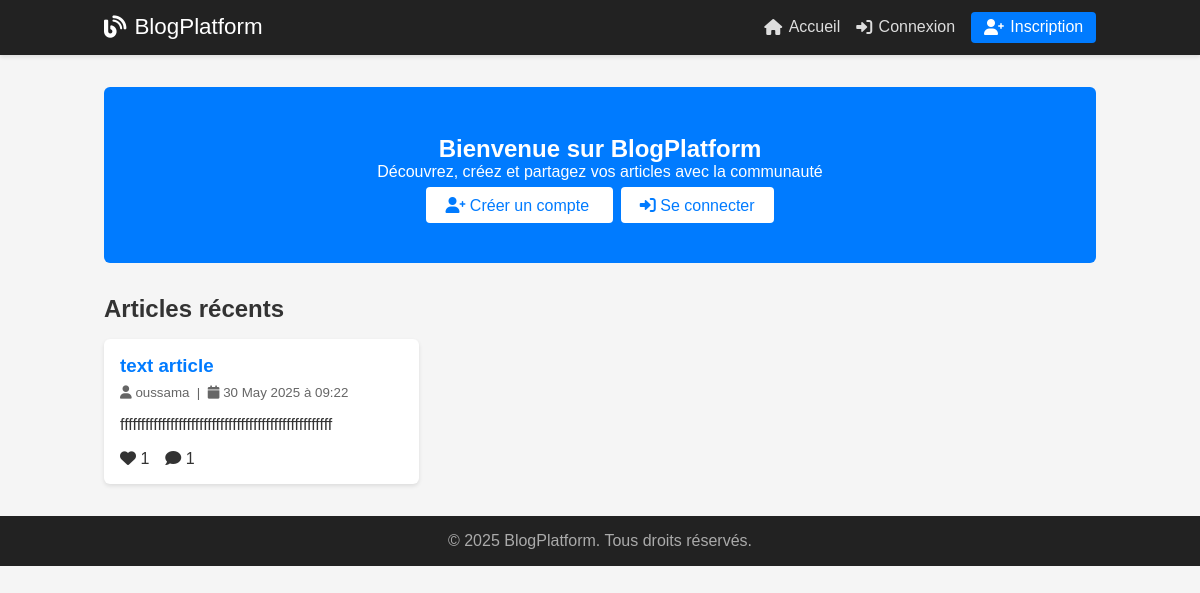
Before: / with the older database file.
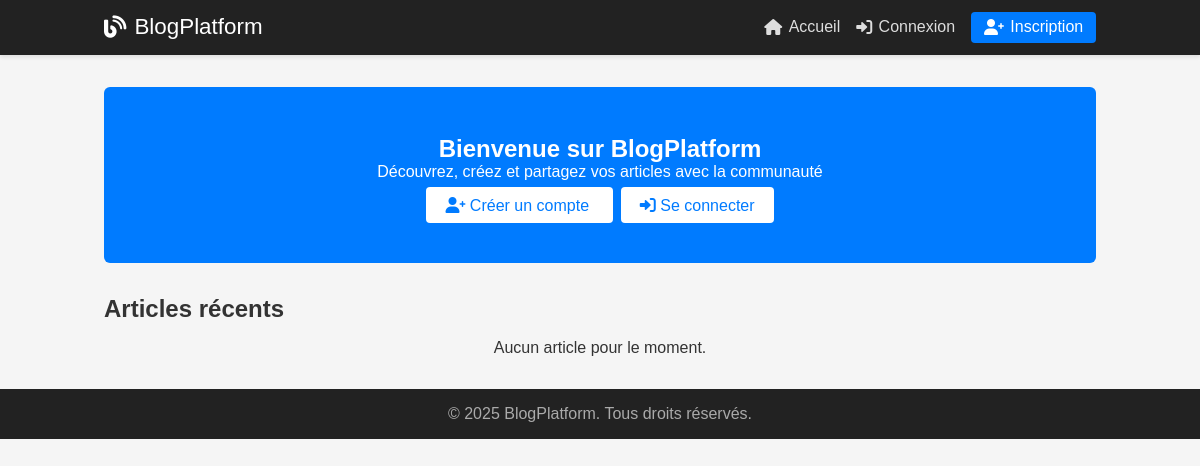
After: the same page with the newer database file.
### tables this page shows
CREATE TABLE articles (
                id INTEGER PRIMARY KEY AUTOINCREMENT,
                title TEXT NOT NULL,
                description TEXT
                content TEXT NOT NULL,
                image_filename TEXT,
                author_id INTEGER NOT NULL,
                created_at TIMESTAMP DEFAULT CURRENT_TIMESTAMP,
                updated_at TIMESTAMP DEFAULT CURRENT_TIMESTAMP,
                FOREIGN KEY (author_id) REFERENCES users (id)
            );

CREATE TABLE users (
                id INTEGER PRIMARY KEY AUTOINCREMENT,
                username TEXT UNIQUE NOT NULL,
                email TEXT UNIQUE NOT NULL,
                password_hash TEXT NOT NULL,
                created_at TIMESTAMP DEFAULT CURRENT_TIMESTAMP
            );

### main.py (the view)
@app.route("/")
def home():
    user = get_current_user()
    articles = db.get_all_articles()
    return render_template(
        "index.html",
        title="Accueil - Blog Platform",
        user=user,
        articles=articles
    )

### database.py (called while the page is built)
    def get_connection(self):
        conn = sqlite3.connect(self.db_path)
        conn.row_factory = sqlite3.Row
        return conn

    def get_all_articles(self, limit=50):
        conn = self.get_connection()
        cursor = conn.cursor()
        cursor.execute('''
            SELECT a.*, u.username as author_name,
                   (SELECT COUNT(*) FROM likes WHERE article_id = a.id) as likes_count,
                   (SELECT COUNT(*) FROM comments WHERE article_id = a.id) as comments_count
            FROM articles a
            JOIN users u ON a.author_id = u.id
            ORDER BY a.created_at DESC
            LIMIT ?
        ''', (limit,))
        articles = cursor.fetchall()
        conn.close()
        return [dict(article) for article in articles]

### main.py (called while the page is built)
@app.template_filter('format_date')
def format_date_filter(date_value):
    if isinstance(date_value, str):
        try:
            date_value = datetime.fromisoformat(date_value.replace('Z', '+00:00'))
        except ValueError:
            try:
                date_value = datetime.strptime(date_value, '%Y-%m-%d %H:%M:%S')
            except ValueError:
                return date_value  # Retourner tel quel si impossible à analyser
    if isinstance(date_value, datetime):
        return date_value.strftime('%d %B %Y à %H:%M')
    return str(date_value)  # Solution de secours vers représentation string

@app.template_filter('truncate')
def truncate_filter(text, length=100):
    if not text:
        return ""
    text = str(text)
    if len(text) <= length:
        return text
    return text[:length].rstrip() + "..."

def get_current_user():
    sid = request.cookies.get("session_id")
    return session_mgr.get_user(sid) if sid else None

### templates/index.html (shortened to what this page needs)
{% extends "base.html" %}
{% block content %}
<section style="
    background:#007bff; color:#fff; text-align:center;
    padding:3rem 1rem; border-radius:6px; margin-bottom:2rem;
  ">
    <h1>Bienvenue sur BlogPlatform</h1>
    <p>Découvrez, créez et partagez vos articles avec la communauté</p>
    {% if not user %}
    <div style="margin-top:1rem;">
        <a href="/register" style="
            background:#fff; color:#007bff; padding:.6rem 1.2rem;
            border-radius:4px; text-decoration:none; margin-right:.5rem;
          ">
            <i class="fas fa-user-plus"></i> Créer un compte
        </a>
        <a href="/login" style="
            background:#fff; color:#007bff; padding:.6rem 1.2rem;
            border-radius:4px; text-decoration:none;
          ">
            <i class="fas fa-sign-in-alt"></i> Se connecter
        </a>
    </div>
    {% endif %}
</section>
<section>
    <div style="display:flex; justify-content:space-between; align-items:center; margin-bottom:1rem;">
        <h2>Articles récents</h2>
    </div>
    {% if articles %}
    <div style="
        display:grid; grid-template-columns:repeat(auto-fill,minmax(260px,1fr));
        gap:1.5rem;
      ">
        {% for a in articles %}
        <article style="
            background:#fff; border-radius:6px; box-shadow:0 2px 4px rgba(0,0,0,0.1);
            overflow:hidden; display:flex; flex-direction:column;
          ">
            <div style="padding:1rem; flex:1; display:flex; flex-direction:column;">
                <h3 style="margin-bottom:.5rem;">
                    <a href="/article/{{ a.id }}" style="color:#007bff; text-decoration:none;">
                        {{ a.title }}
                    </a>
                </h3>
                <small style="color:#666;">
                    <i class="fas fa-user"></i> {{ a.author_name }}
                    &nbsp;|&nbsp;
                    <i class="fas fa-calendar"></i> {{ a.created_at | format_date }}
                </small>
                <p style="margin:1rem 0; flex:1;">{{ a.content | truncate(150) }}</p>
                <div style="display:flex; gap:1rem;">
                    <span><i class="fas fa-heart"></i> {{ a.likes_count }}</span>
                    <span><i class="fas fa-comment"></i> {{ a.comments_count }}</span>
                </div>
            </div>
        </article>
        {% endfor %}
    </div>
    {% else %}
    <p style="text-align:center;">Aucun article pour le moment.</p>
    {% endif %}
</section>
{% endblock %}

### templates/base.html (shortened to what this page needs)
<!DOCTYPE html>
<html lang="fr">
<head>
    <link rel="stylesheet" href="https://cdnjs.cloudflare.com/ajax/libs/font-awesome/6.0.0/css/all.min.css">
</head>
<body>
    {% include "partials/navbar.html" %}
    <main class="main-content">
        {% block content %}{% endblock %}
    </main>
    {% include "partials/footer.html" %}
</body>
</html>

### templates/partials/navbar.html (shortened to what this page needs)
<header class="header">
    <nav class="navbar">
        <a href="/" class="logo"><i class="fas fa-blog"></i>BlogPlatform</a>
        <div class="nav-menu" id="navMenu">
            <a href="/" class="nav-link"><i class="fas fa-home"></i>Accueil</a>
            {% if user %}
            <a href="/create-article" class="nav-link"><i class="fas fa-plus"></i>Créer</a>
            <div class="nav-dropdown" id="userDropdown">
                <button class="nav-dropdown-btn">
                    <i class="fas fa-user"></i>{{ user.username }} <i class="fas fa-chevron-down"></i>
                </button>
                <div class="nav-dropdown-content">
                    <a href="/my-articles"><i class="fas fa-newspaper"></i>Mes articles</a>
                    <a href="/liked-articles"><i class="fas fa-heart"></i>Articles aimés</a>
                    <a href="/saved-articles"><i class="fas fa-bookmark"></i>Sauvegardés</a>
                    <hr>
                    <a href="/logout"><i class="fas fa-sign-out-alt"></i>Déconnexion</a>
                </div>
            </div>
            {% else %}
            <a href="/login" class="nav-link"><i class="fas fa-sign-in-alt"></i>Connexion</a>
            <a href="/register" class="nav-link btn-primary"><i class="fas fa-user-plus"></i>Inscription</a>
            {% endif %}
        </div>
    </nav>
</header>

### templates/partials/footer.html
<footer class="footer" style="
    background: #222;
    color: #aaa;
    text-align: center;
    padding: 1rem 0;
    margin-top: 2rem;
">
    <p>&copy; 2025 BlogPlatform. Tous droits réservés.</p>
</footer>

### templates/base.html (style rules this page uses)
*, *::before, *::after { box-sizing: border-box; margin: 0; padding: 0 }
body { font-family: Arial, sans-serif; background: #f5f5f5; color: #333 }
.main-content { max-width: 1024px; margin: 2rem auto; padding: 0 1rem; }
.footer { background: #222; color: #aaa; text-align: center; padding: 1rem 0; margin-top: 2rem }

### templates/partials/navbar.html (style rules this page uses)
.header { background: #222; box-shadow: 0 2px 4px rgba(0, 0, 0, 0.1); }
.navbar { display: flex; align-items: center; justify-content: space-between; max-width: 1024px; margin: 0 auto; padding: .75rem 1rem; }
.logo { color: #fff; text-decoration: none; font-size: 1.4rem; display: flex; align-items: center; }
.logo i { margin-right: .5rem; }
.nav-menu { display: flex; align-items: center; }
.nav-link { color: #ddd; text-decoration: none; margin-left: 1rem; display: flex; align-items: center; transition: color .2s; }
.nav-link i { margin-right: .4rem; }
.nav-link.btn-primary { background: #007bff; color: #fff; padding: .4rem .8rem; border-radius: 4px; }

Changed rows visible on the page:
removed articles: title "text article", author_name "oussama", created_at "30 May 2025 à 09:22", content "fffffffffffffffffffffffffffffffffffffffffffffffffff", likes_count "1", comments_count "1"
Other visible differences:
text now shown: "Aucun article pour le moment."
